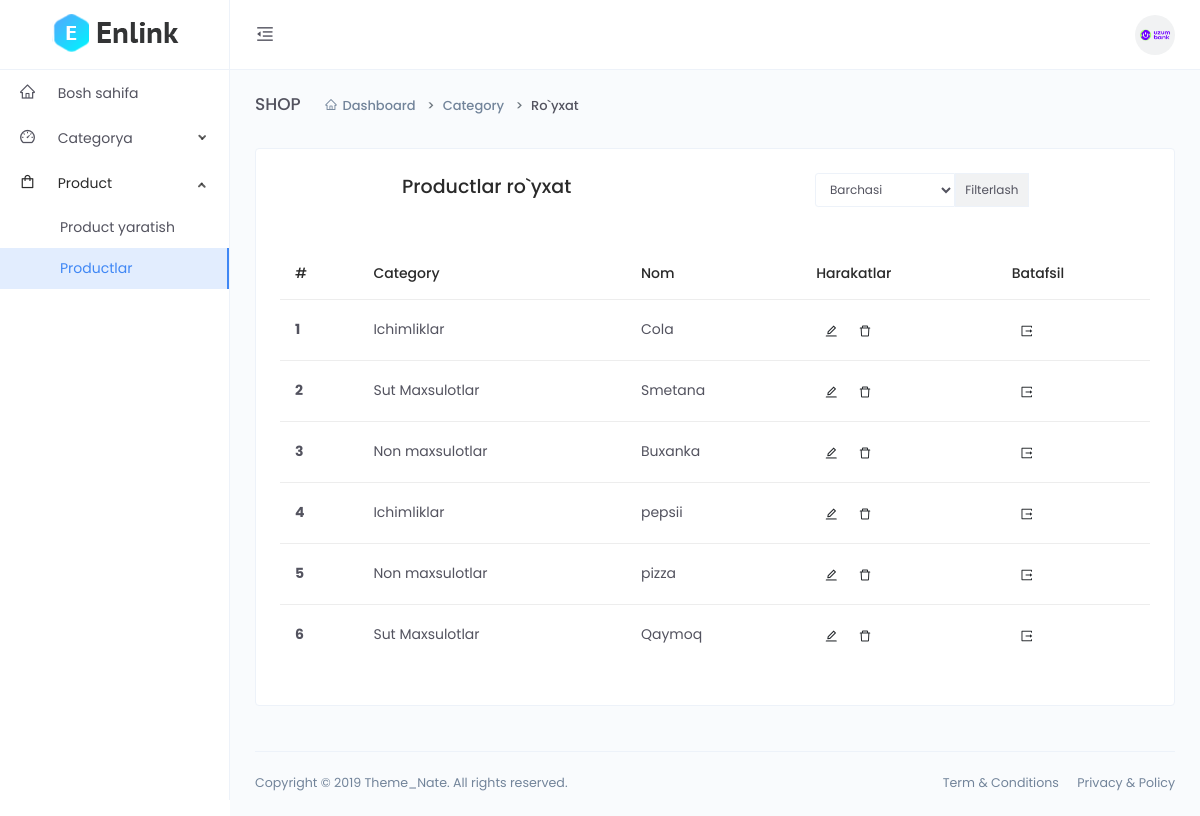
Page /dashboard/product-list/ on the earlier database version.
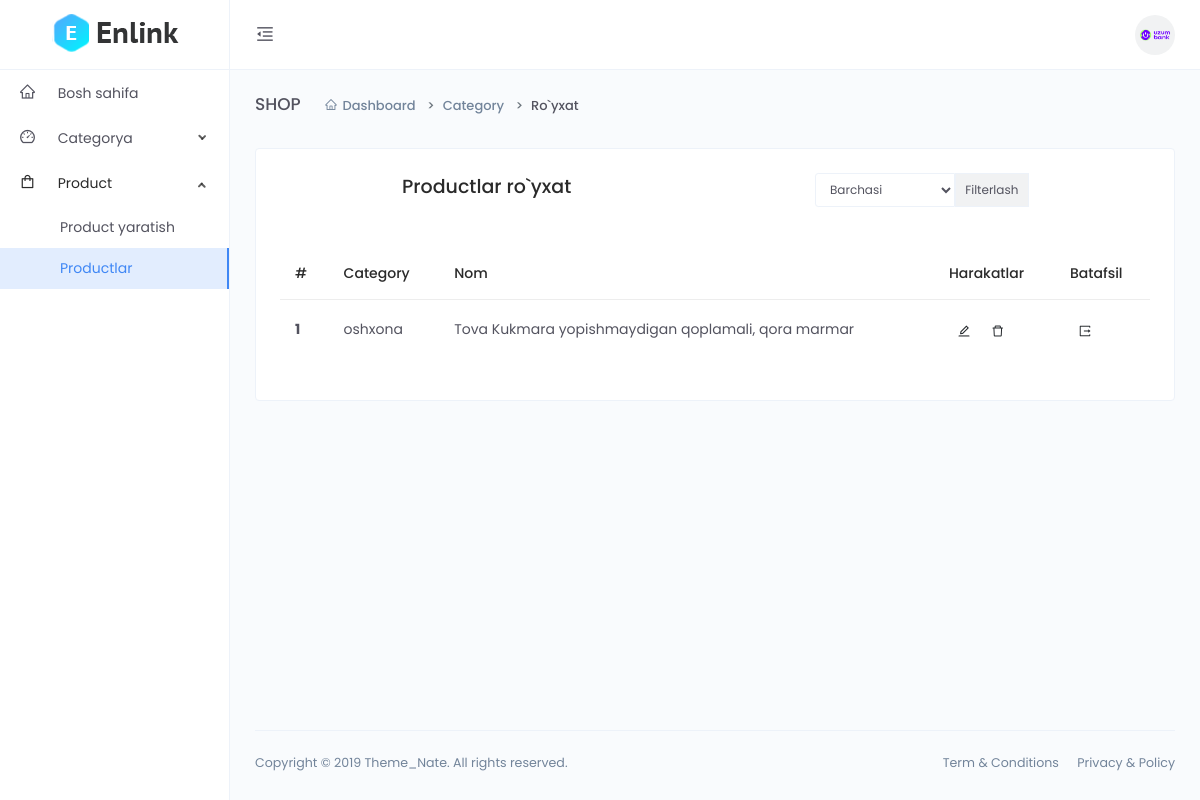
Same page on the later database version.
### main/models.py (models this page shows, shortened)
class CodeGenerate(models.Model):
    code = models.CharField(max_length=255, blank=True, unique=True)
    class Meta:
        abstract = True

class Product(CodeGenerate):
    category = models.ForeignKey(Category, on_delete=models.CASCADE)
    name = models.CharField(max_length=255)
    body = models.TextField()
    price = models.DecimalField(decimal_places=2, max_digits=10)  # +
    discount_price = models.DecimalField(decimal_places=2, max_digits=10,
                                         blank=True, null=True)  # +
    banner_img = models.ImageField(upload_to='banner-img')
    quantity = models.IntegerField()
    delivery = models.BooleanField(default=False)  # +

class Category(models.Model):
    name = models.CharField(max_length=255, unique=True)

### main/dashboard/views.py (the view)
# urls.py: path('product-list/', views.product_list, name='product_list'),
def product_list(request):
    categorys = models.Category.objects.all()
    category_id = request.GET.get('category_id')
    if category_id and category_id != '0':
        queryset = models.Product.objects.filter(category__id=category_id)
        i = models.Category.objects.get(id=category_id)
    else:
        queryset = models.Product.objects.all()
        i = None
    context = {
        'queryset': queryset,
        'categorys': categorys,
        'i': i
    }
    return render(request, 'dashboard/product/list.html', context)

### templates/dashboard/product/list.html (shortened to what this page needs)
{% extends 'dashboard/base.html' %}
{% block content %}
<div class="main-content">
    <div class="page-header">
        <h2 class="header-title">SHOP</h2>
        <div class="header-sub-title">
            <nav class="breadcrumb breadcrumb-dash">
                <a href="#" class="breadcrumb-item"><i class="anticon anticon-home m-r-5"></i>Dashboard</a>
                <a class="breadcrumb-item" href="#">Category</a>
                <span class="breadcrumb-item active">Ro`yxat</span>
            </nav>
        </div>
    </div>
    <div class="card">
        <div class="card-body">
            <div class="d-flex justify-content-around">
                <h4>Productlar ro`yxat</h4>
                <div>
                    <form class="input-group input-group-sm mb-3">
                        <select name="category_id" class="form-control">
                            <option value="0">Barchasi</option>
                        </select>
                        <div class="input-group-prepend">
                            <button class="input-group-text" id="inputGroup-sizing-sm" type="submit">Filterlash</button>
                        </div>
                    </form>
                </div>
            </div>
            <div class="m-t-25">
                <div class="table-responsive">
                    <table class="table">
                        <thead>
                            <tr>
                                <th scope="col">#</th>
                                <th scope="col">Category</th>
                                <th scope="col">Nom</th>
                                <th scope="col">Harakatlar</th>
                                <th scope="col">Batafsil</th>
                            </tr>
                        </thead>
                        <tbody>
                            {% for q in queryset %}
                            <tr>
                                <th scope="row">{{forloop.counter}}</th>
                                <td>{{q.category.name}}</td>
                                <td>{{q.name}}</td>
                                <td>
                                    <a href="{% url 'dashboard:product_update' q.code %}"> <button class="btn btn-icon btn-hover btn-sm btn-rounded pull-right">
                                        <i class="anticon anticon-edit"></i>
                                    </button></a>
                                    <button class="btn btn-icon btn-hover btn-sm btn-rounded" data-toggle="modal" data-target="#exampleModaldelete{{forloop.counter}}">
                                        <a></a><i class="anticon anticon-delete"></i>
                                    </button>
                                </td>
                                <td>
                                    <a href="{% url 'dashboard:product_detail' q.code %}"> <button class="btn btn-icon btn-hover btn-sm btn-rounded pull-right">
                                     <i class="anticon anticon-export"></i>
                                    </button></a>
                                </td>
                            </tr>
                            {% endfor %}
                        </tbody>
                    </table>
                </div>
            </div>
        </div>
    </div>
</div>
{% endblock %}

Differences in the rows shown:
removed Product: category.name "Ichimliklar", name "Cola"
removed Product: category.name "Sut Maxsulotlar", name "Smetana"
removed Product: category.name "Non maxsulotlar", name "Buxanka"
removed Product: category.name "Ichimliklar", name "pepsii"
removed Product: category.name "Non maxsulotlar", name "pizza"
removed Product: category.name "Sut Maxsulotlar", name "Qaymoq"
added Product: category.name "oshxona", name "Tova Kukmara yopishmaydigan qoplamali, qora marmar"
